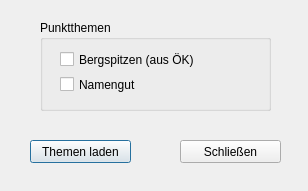
<?xml version="1.0" encoding="UTF-8"?>
<ui version="4.0">
 <class>frmPointsofInterest</class>
 <widget class="QDialog" name="frmPointsofInterest">
  <property name="geometry">
   <rect>
    <x>0</x>
    <y>0</y>
    <width>308</width>
    <height>191</height>
   </rect>
  </property>
  <property name="windowTitle">
   <string>Points of Interest</string>
  </property>
  <widget class="QPushButton" name="ButtonBlattschnitteOk">
   <property name="geometry">
    <rect>
     <x>30</x>
     <y>140</y>
     <width>101</width>
     <height>23</height>
    </rect>
   </property>
   <property name="text">
    <string>Themen laden</string>
   </property>
  </widget>
  <widget class="QPushButton" name="ButtonBlattschnitteCancel">
   <property name="geometry">
    <rect>
     <x>180</x>
     <y>140</y>
     <width>101</width>
     <height>23</height>
    </rect>
   </property>
   <property name="text">
    <string>Schließen</string>
   </property>
  </widget>
  <widget class="QGroupBox" name="groupBox">
   <property name="geometry">
    <rect>
     <x>40</x>
     <y>20</y>
     <width>231</width>
     <height>91</height>
    </rect>
   </property>
   <property name="title">
    <string>Punktthemen</string>
   </property>
   <widget class="QWidget" name="layoutWidget">
    <property name="geometry">
     <rect>
      <x>20</x>
      <y>30</y>
      <width>148</width>
      <height>44</height>
     </rect>
    </property>
    <layout class="QVBoxLayout" name="verticalLayout_2">
     <item>
      <widget class="QCheckBox" name="ckBergspitzen">
       <property name="enabled">
        <bool>true</bool>
       </property>
       <property name="text">
        <string>Bergspitzen (aus ÖK)</string>
       </property>
       <attribute name="buttonGroup">
        <string>ckButtons</string>
       </attribute>
      </widget>
     </item>
     <item>
      <widget class="QCheckBox" name="ckNamengut">
       <property name="enabled">
        <bool>true</bool>
       </property>
       <property name="text">
        <string>Namengut</string>
       </property>
       <attribute name="buttonGroup">
        <string>ckButtons</string>
       </attribute>
      </widget>
     </item>
    </layout>
   </widget>
  </widget>
 </widget>
 <resources/>
 <connections>
  <connection>
   <sender>ButtonBlattschnitteOk</sender>
   <signal>clicked()</signal>
   <receiver>frmPointsofInterest</receiver>
   <slot>accept()</slot>
   <hints>
    <hint type="sourcelabel">
     <x>150</x>
     <y>481</y>
    </hint>
    <hint type="destinationlabel">
     <x>199</x>
     <y>260</y>
    </hint>
   </hints>
  </connection>
  <connection>
   <sender>ButtonBlattschnitteCancel</sender>
   <signal>clicked()</signal>
   <receiver>frmPointsofInterest</receiver>
   <slot>close()</slot>
   <hints>
    <hint type="sourcelabel">
     <x>160</x>
     <y>471</y>
    </hint>
    <hint type="destinationlabel">
     <x>175</x>
     <y>277</y>
    </hint>
   </hints>
  </connection>
 </connections>
 <buttongroups>
  <buttongroup name="ckButtons">
   <property name="exclusive">
    <bool>false</bool>
   </property>
  </buttongroup>
 </buttongroups>
</ui>
